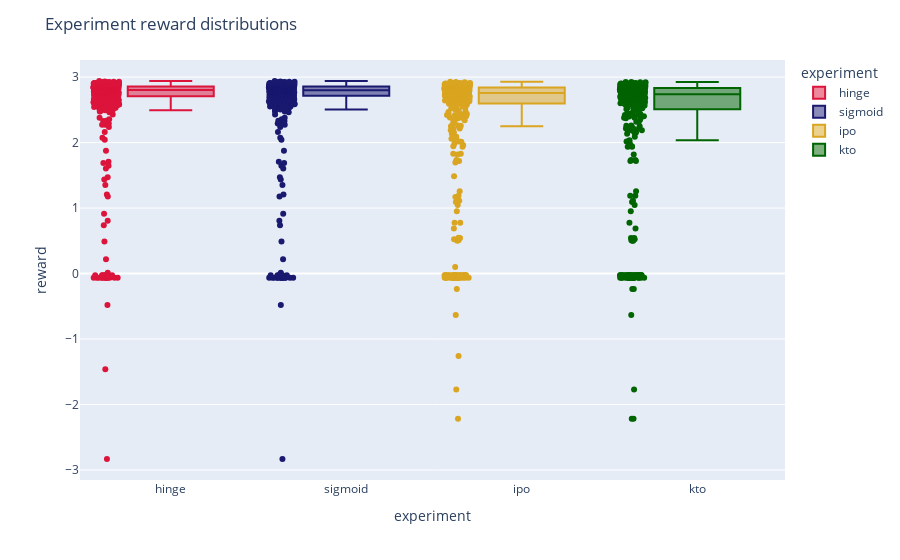

The code cell stored with this chart in its notebook:
### Code cell
import plotly.express as px

names = ["hinge", "sigmoid", "ipo", "kto"]
summary = agg_experiments(names, agg=False)

fig = px.box(
    summary, y="reward", x="experiment", color="experiment", points="all",
    color_discrete_sequence=["crimson", "midnightblue", "goldenrod", "darkgreen"]
)
fig.update_layout(title="Experiment reward distributions")
fig.show()

### Figure 1 — Plotly figure (JSON) as saved in the notebook; plotly's stock layout.template omitted (floating-point values rounded to 4 significant figures; data arrays with more than 128 entries replaced by an {"elided": "..."} marker saying what was removed)
{"data": [{"alignmentgroup": "True", "boxpoints": "all", "hovertemplate": "experiment=%{x}<br>reward=%{y}<extra></extra>", "legendgroup": "hinge", "marker": {"color": "crimson"}, "name": "hinge", "notched": false, "offsetgroup": "hinge", "orientation": "v", "showlegend": true, "type": "box", "x": {"elided": "500 str values"}, "x0": " ", "xaxis": "x", "y": {"elided": "500 float values"}, "y0": " ", "yaxis": "y"}, {"alignmentgroup": "True", "boxpoints": "all", "hovertemplate": "experiment=%{x}<br>reward=%{y}<extra></extra>", "legendgroup": "sigmoid", "marker": {"color": "midnightblue"}, "name": "sigmoid", "notched": false, "offsetgroup": "sigmoid", "orientation": "v", "showlegend": true, "type": "box", "x": {"elided": "500 str values"}, "x0": " ", "xaxis": "x", "y": {"elided": "500 float values"}, "y0": " ", "yaxis": "y"}, {"alignmentgroup": "True", "boxpoints": "all", "hovertemplate": "experiment=%{x}<br>reward=%{y}<extra></extra>", "legendgroup": "ipo", "marker": {"color": "goldenrod"}, "name": "ipo", "notched": false, "offsetgroup": "ipo", "orientation": "v", "showlegend": true, "type": "box", "x": {"elided": "500 str values"}, "x0": " ", "xaxis": "x", "y": {"elided": "500 float values"}, "y0": " ", "yaxis": "y"}, {"alignmentgroup": "True", "boxpoints": "all", "hovertemplate": "experiment=%{x}<br>reward=%{y}<extra></extra>", "legendgroup": "kto", "marker": {"color": "darkgreen"}, "name": "kto", "notched": false, "offsetgroup": "kto", "orientation": "v", "showlegend": true, "type": "box", "x": {"elided": "500 str values"}, "x0": " ", "xaxis": "x", "y": {"elided": "500 float values"}, "y0": " ", "yaxis": "y"}], "layout": {"autosize": true, "boxmode": "overlay", "legend": {"title": {"text": "experiment"}, "tracegroupgap": 0}, "margin": {"t": 60}, "title": {"text": "Experiment reward distributions"}, "xaxis": {"anchor": "y", "autorange": true, "categoryarray": ["hinge", "sigmoid", "ipo", "kto"], "categoryorder": "array", "domain": [0, 1], "range": [-0.5196, 3.5], "title": {"text": "experiment"}, "type": "category"}, "yaxis": {"anchor": "x", "autorange": true, "domain": [0, 1], "range": [-3.153, 3.261], "title": {"text": "reward"}, "type": "linear"}}}
